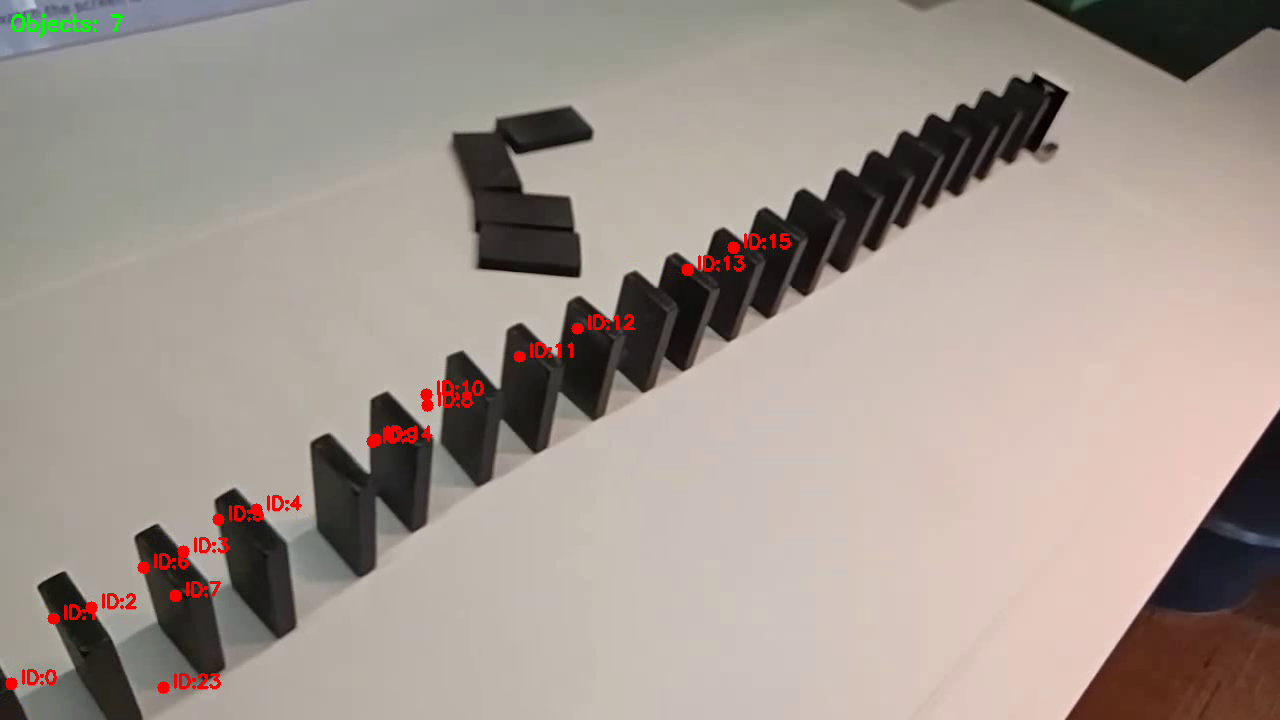
#> input picture frame 25 of Project-2-Motion-Detection/processed_video.mp4, 1280 x 720 px, given in place of output.mp4, which was not available
$ jupyter execute motion_detection_from_scratch.ipynb
#> lines starting #> are read from the running program, lines starting #| are printed output that depends on the picture; after the words box and inside, x2 and y2 are one past the last pixel; in counts of white or black regions, pixels touching at a corner belong together; pictures that were not available may be replaced by others from this repository, and a replacement may not be noted
[cell 1]
import cv2
import numpy as np
import math
import time
import matplotlib.pyplot as plt
import os
import random

OUTPUT_FOLDER = "tracking_results"
if not os.path.exists(OUTPUT_FOLDER):
    os.makedirs(OUTPUT_FOLDER)

# PART 1: MATH & PLOTTING

def euclidean_distance(p1, p2):
    return math.sqrt((p1[0] - p2[0])**2 + (p1[1] - p2[1])**2)

# [54 lines left out: functions from_scratch_derivatives, save_derivative_plot, not called in this run]

# PART 2: SIMPLE DBSCAN + ROBUST TRACKER

def dbscan_numpy(points, eps=10, min_samples=3):
    """Simple DBSCAN with RELAXED parameters for better detection"""
    if points.size == 0:
        return np.array([], dtype=int)

    N = points.shape[0]
    labels = -1 * np.ones(N, dtype=int)
    visited = np.zeros(N, dtype=bool)
    cluster_id = 0

    for i in range(N):
        if visited[i]:
            continue
        visited[i] = True

        diffs = points - points[i]
        dists2 = np.einsum('ij,ij->i', diffs, diffs)
        neighbors = np.where(dists2 <= eps * eps)[0]

        if neighbors.size < min_samples:
            labels[i] = -1
        else:
            labels[i] = cluster_id
            seeds = list(neighbors[neighbors != i].tolist())
            while seeds:
                current = seeds.pop()
                if not visited[current]:
                    visited[current] = True
                    diffs_c = points - points[current]
                    dists2_c = np.einsum('ij,ij->i', diffs_c, diffs_c)
                    nbrs_c = np.where(dists2_c <= eps * eps)[0]
                    if nbrs_c.size >= min_samples:
                        for n in nbrs_c:
                            if n not in seeds:
                                seeds.append(n)
                if labels[current] == -1:
                    labels[current] = cluster_id
            cluster_id += 1
    return labels

class RobustTracker:
    def __init__(self, blur_ksize, threshold_val, min_contour_area, max_track_distance, patience, dbscan_eps=10, dbscan_minpts=3, dbscan_sample_limit=5000):
        self.blur_ksize = blur_ksize
        self.threshold_val = threshold_val
        self.min_contour_area = min_contour_area
        self.max_track_distance = max_track_distance
        self.patience_limit = patience

        self.prev_frame_gray = None
        self.tracks = {}
        self.track_patience = {}
        self.next_track_id = 0
        self.frame_number = 0

        # RELAXED DBSCAN params
        self.dbscan_eps = dbscan_eps
        self.dbscan_minpts = dbscan_minpts
        self.dbscan_sample_limit = dbscan_sample_limit

    def _preprocess_frame(self, frame):
        gray = cv2.cvtColor(frame, cv2.COLOR_BGR2GRAY)
        blurred = cv2.GaussianBlur(gray, self.blur_ksize, 0)
        return blurred

    def _update_tracks(self, current_centroids):
        self.frame_number += 1

        if not self.tracks:
            for centroid in current_centroids:
                self.tracks[self.next_track_id] = [centroid]
                self.track_patience[self.next_track_id] = self.patience_limit
                self.next_track_id += 1
            return

        active_track_ids = list(self.tracks.keys())
        last_positions = [self.tracks[tid][-1] for tid in active_track_ids]

        matched_new_centroids = set()
        matched_track_ids = set()

        for idx, track_id in enumerate(active_track_ids):
            last_pos = last_positions[idx]

            best_dist = float('inf')
            best_centroid_idx = -1

            for i, centroid in enumerate(current_centroids):
                if i in matched_new_centroids:
                    continue

                dist = euclidean_distance(last_pos, centroid)
                if dist < best_dist:
                    best_dist = dist
                    best_centroid_idx = i

            if best_dist < self.max_track_distance and best_centroid_idx != -1:
                self.tracks[track_id].append(current_centroids[best_centroid_idx])
                self.track_patience[track_id] = self.patience_limit

                matched_new_centroids.add(best_centroid_idx)
                matched_track_ids.add(track_id)

        for track_id in active_track_ids:
            if track_id not in matched_track_ids:
                if track_id not in self.track_patience:
                     self.track_patience[track_id] = 0
                self.track_patience[track_id] -= 1

        for i, centroid in enumerate(current_centroids):
            if i not in matched_new_centroids:
                self.tracks[self.next_track_id] = [centroid]
                self.track_patience[self.next_track_id] = self.patience_limit
                self.next_track_id += 1

    def _draw_overlay(self, frame, num_objects, processing_time):
        cv2.putText(frame, f"Objects: {num_objects}", (10, 30),
                    cv2.FONT_HERSHEY_SIMPLEX, 0.7, (0, 255, 0), 2)

        for track_id, positions in self.tracks.items():
            if self.track_patience.get(track_id, 0) > 0:
                last_pos = positions[-1]
                cv2.circle(frame, last_pos, 6, (0, 0, 255), -1)
                cv2.putText(frame, f"ID:{track_id}", (last_pos[0]+10, last_pos[1]),
                            cv2.FONT_HERSHEY_SIMPLEX, 0.6, (0, 0, 255), 2)
        return frame

    def _detect_objects_via_dbscan(self, motion_mask):
        """Detect objects using DBSCAN clustering"""
        ys, xs = np.where(motion_mask > 0)
        if xs.size == 0:
            return []

        points = np.column_stack((xs, ys)).astype(np.float32)
        N = points.shape[0]

        # Sample if too many points
        if N > self.dbscan_sample_limit:
            idxs = np.random.choice(N, self.dbscan_sample_limit, replace=False)
            points_sampled = points[idxs]
            sampled_map = idxs
        else:
            points_sampled = points
            sampled_map = None

        labels_sampled = dbscan_numpy(points_sampled, eps=self.dbscan_eps, min_samples=self.dbscan_minpts)
        unique_labels = np.unique(labels_sampled)
        centroids = []

        for lbl in unique_labels:
            if lbl == -1:
                continue
            mask = labels_sampled == lbl
            cluster_points = points_sampled[mask]

            if sampled_map is not None:
                est_centroid = cluster_points.mean(axis=0)
                diffs_full = points - est_centroid
                d2_full = np.einsum('ij,ij->i', diffs_full, diffs_full)
                cluster_full_idx = np.where(d2_full <= (self.dbscan_eps * 1.5)**2)[0]
                area = cluster_full_idx.size
                if area < self.min_contour_area:
                    continue
                centroid = tuple(np.round(est_centroid).astype(int).tolist())
                centroids.append(centroid)
            else:
                area = cluster_points.shape[0]
                if area < self.min_contour_area:
                    continue
                centroid = tuple(np.round(cluster_points.mean(axis=0)).astype(int).tolist())
                centroids.append(centroid)

        return centroids

    def process_video(self, video_path, output_video_path):
#> called with video_path = 'output.mp4', output_video_path = 'processed_video.mp4'
        cap = cv2.VideoCapture(video_path)
        if not cap.isOpened():
            print("Error opening video")
            return None, 0

        fps = cap.get(cv2.CAP_PROP_FPS)
        width = int(cap.get(cv2.CAP_PROP_FRAME_WIDTH))
        height = int(cap.get(cv2.CAP_PROP_FRAME_HEIGHT))

        fourcc = cv2.VideoWriter_fourcc(*'mp4v')
        writer = cv2.VideoWriter(output_video_path, fourcc, fps, (width, height))

        # initialize previous frame BEFORE loop
        ret, first_frame = cap.read()
#> first_frame is the input picture: shape (720, 1280, 3); mean B, G, R 143.3, 151.1, 162.5
        if not ret:
            print("Cannot read first frame")
            return None, 0

        self.prev_frame_gray = self._preprocess_frame(first_frame)
        print(f"Video loaded: {width}x{height} @ {fps} fps")

        frame_count = 0
        while cap.isOpened():
            start_time = time.time()
            ret, frame = cap.read()
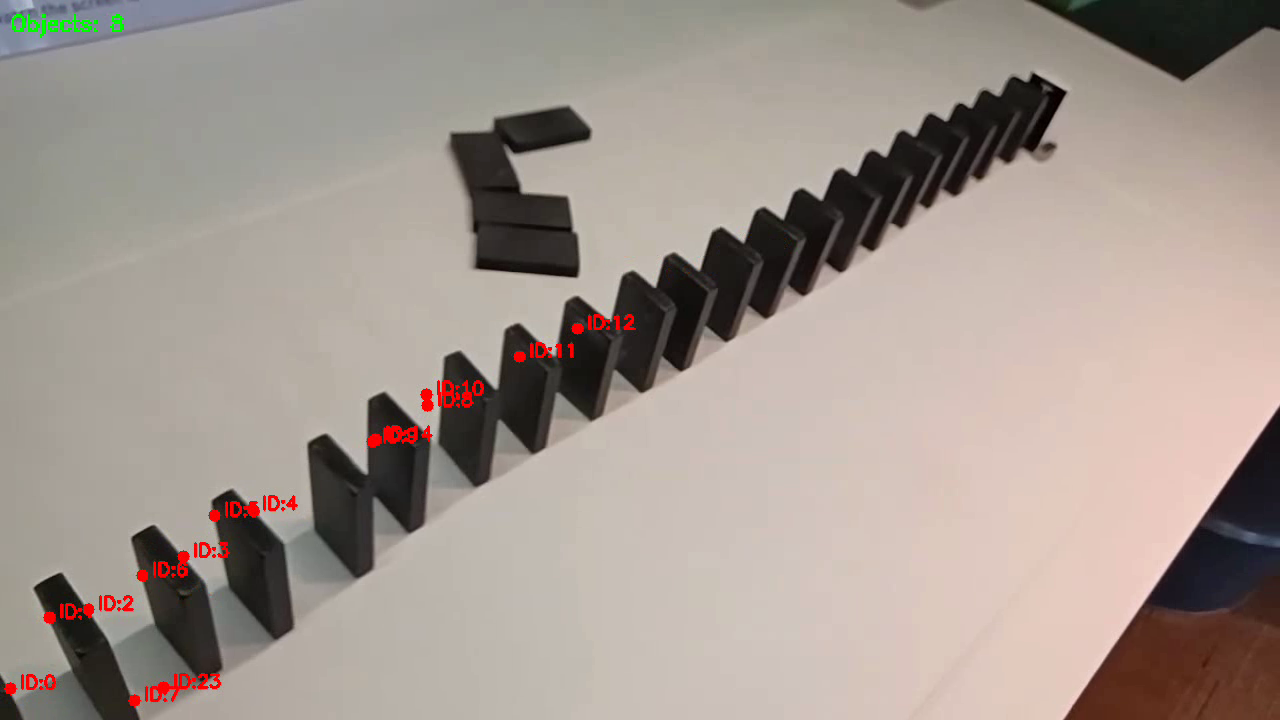
#> input picture frame 26 of Project-2-Motion-Detection/processed_video.mp4, 1280 x 720 px, given in place of output.mp4, which was not available
#> frame is the input picture: shape (720, 1280, 3); mean B, G, R 143.8, 151.5, 162.8
            if not ret:
                break

            frame_count += 1

            # Preprocess
            current_frame_gray = self._preprocess_frame(frame)

            # Motion detection
            diff_frame = cv2.absdiff(current_frame_gray, self.prev_frame_gray)
            _, motion_mask = cv2.threshold(diff_frame, self.threshold_val, 255, cv2.THRESH_BINARY)
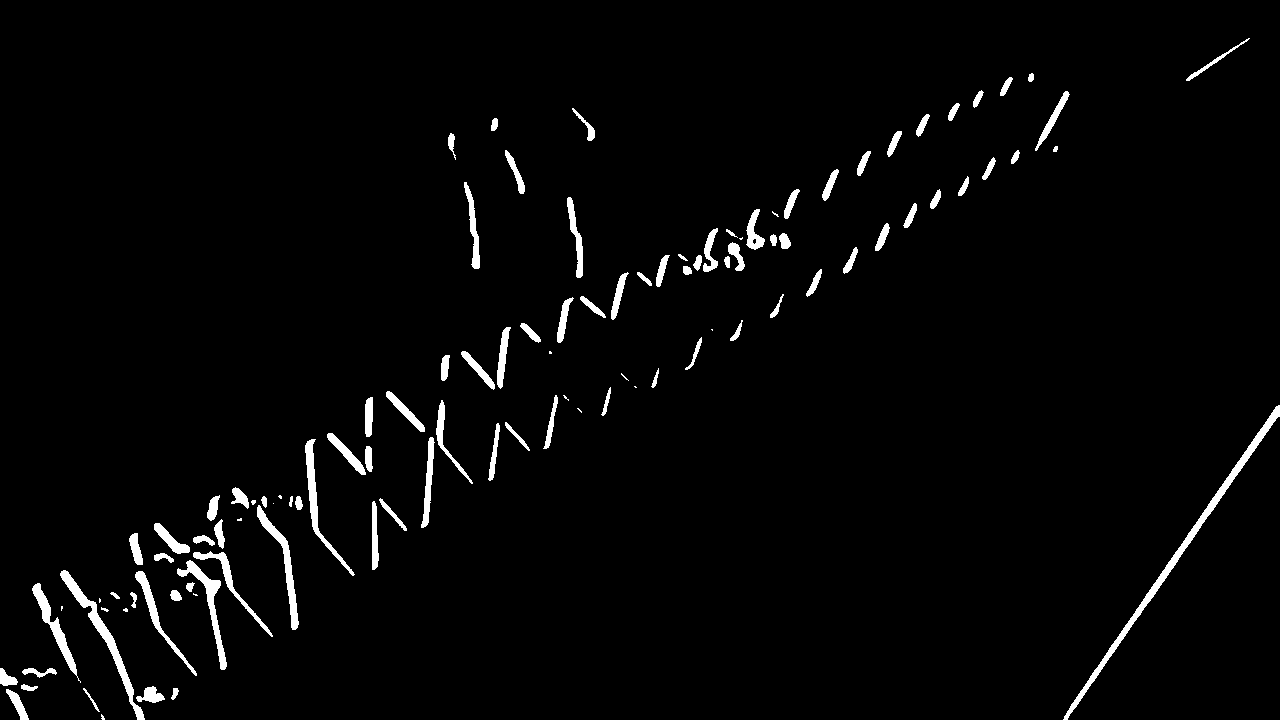
#> motion_mask: shape (720, 1280); 2.6% white; 108 white regions (17 under 20 px), largest, box (x1, y1, x2, y2) and area: (1063, 405, 1280, 720) 2416, (60, 570, 145, 720) 1362, (177, 560, 227, 670) 977

            # IMPROVED: Opening + Dilation
            kernel = np.ones((3, 3), np.uint8)
            motion_mask = cv2.morphologyEx(motion_mask, cv2.MORPH_OPEN, kernel, iterations=1)
#> motion_mask: shape (720, 1280); 2.5% white; 96 white regions (6 under 20 px), largest, box (x1, y1, x2, y2) and area: (1064, 405, 1280, 720) 2415, (60, 570, 145, 720) 1362, (177, 561, 227, 670) 972
            motion_mask = cv2.dilate(motion_mask, kernel, iterations=2)
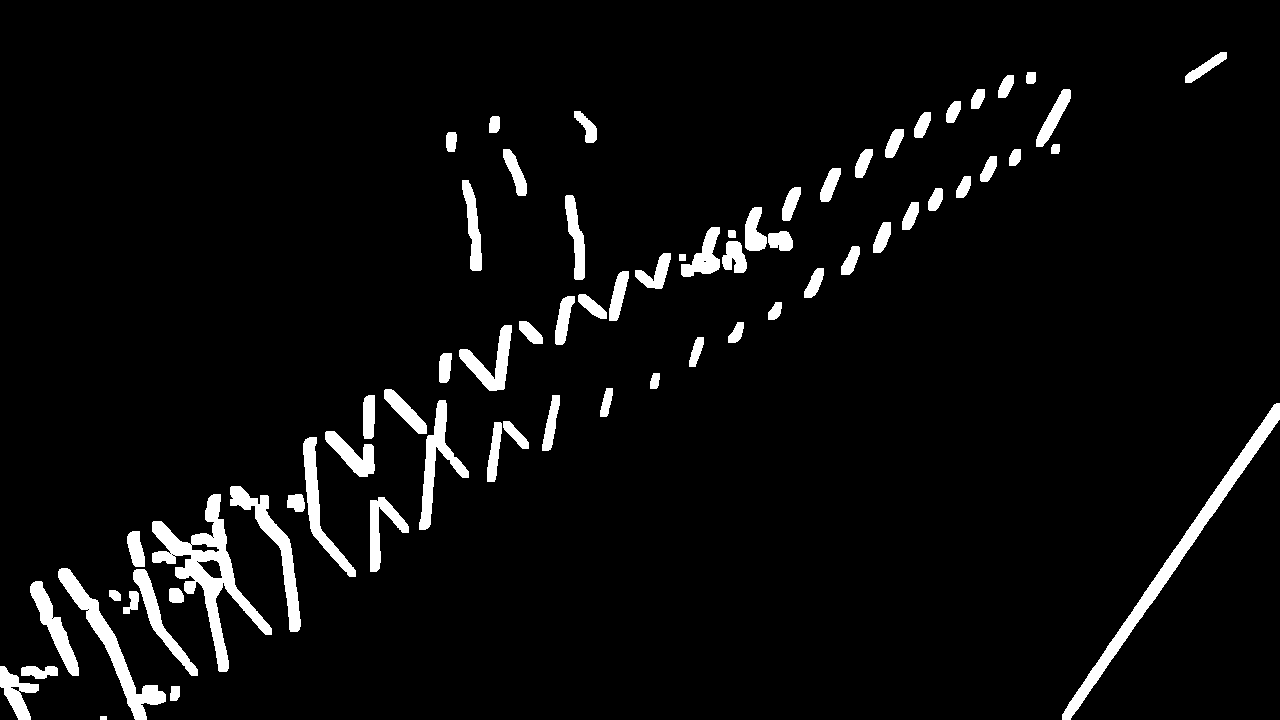
#> motion_mask: shape (720, 1280); 4.9% white; 68 white regions, largest, box (x1, y1, x2, y2) and area: (152, 494, 272, 672) 5021, (1062, 403, 1280, 720) 4507, (58, 568, 166, 720) 2771

            # Detect objects
            current_centroids = self._detect_objects_via_dbscan(motion_mask)
#> in _detect_objects_via_dbscan, `points = np.column_stack((xs, ys)).astype(np.float32)`: points = 45275 pairs, first value 0 to 1279, second value 52 to 719
#> in _detect_objects_via_dbscan, `points_sampled = points[idxs]`: points_sampled = 5000 pairs, first value 0 to 1279, second value 52 to 719
#> the loop in dbscan_numpy, `for i in range(N):` made 5000 passes
#> after the loop in dbscan_numpy, `for i in range(N):`: cluster_id = 45; labels = 5000 values, max 44 at index 477, min -1 at index 3324, mean 11.69
#> in _detect_objects_via_dbscan, `labels_sampled = dbscan_numpy(points_sampled, eps=self.dbscan_eps, min..`: labels_sampled has the same summary as labels in dbscan_numpy
#> in _detect_objects_via_dbscan, `unique_labels = np.unique(labels_sampled)`: unique_labels = 46 values from -1 to 44
#> the loop in _detect_objects_via_dbscan, `for lbl in unique_labels:` made 46 passes
#> (est_centroid, area, centroid) on passes 2 to 9: ([498.2, 355.4], 326, (498, 355)), ([679.1, 268.8], 260, (679, 269)), ([1173.3, 560.3], 360, (1173, 560)), ([275.1, 552.6], 236, (275, 553)), ([316.7, 508.2], 352, (317, 508)), ([515.2, 172], 322, (515, 172)), ([962.9, 186.8], 230, (963, 187)), ([205.3, 574.1], 432, (205, 574))
#> after the loop in _detect_objects_via_dbscan, `for lbl in unique_labels:`: centroids = 45 pairs, first value 37 to 1204, second value 67 to 659
#> current_centroids has the same summary as centroids in _detect_objects_via_dbscan

            # Update tracks
            self._update_tracks(current_centroids)
#> the loop in _update_tracks, `for centroid in current_centroids:` made 45 passes
#> centroid on passes 1 to 8: (498, 355), (679, 269), (1173, 560), (275, 553), (317, 508), (515, 172), (963, 187), (205, 574)
#> after the loop in _update_tracks, `for centroid in current_centroids:`: self.next_track_id = 45; self.track_patience = 45 items

            proc_ms = (time.time() - start_time) * 1000

            # Display
            display_frame = self._draw_overlay(frame, len(current_centroids), proc_ms)
#> the loop in _draw_overlay, `for track_id, positions in self.tracks.items():` made 45 passes
#> after the loop in _draw_overlay, `for track_id, positions in self.tracks.items():`:
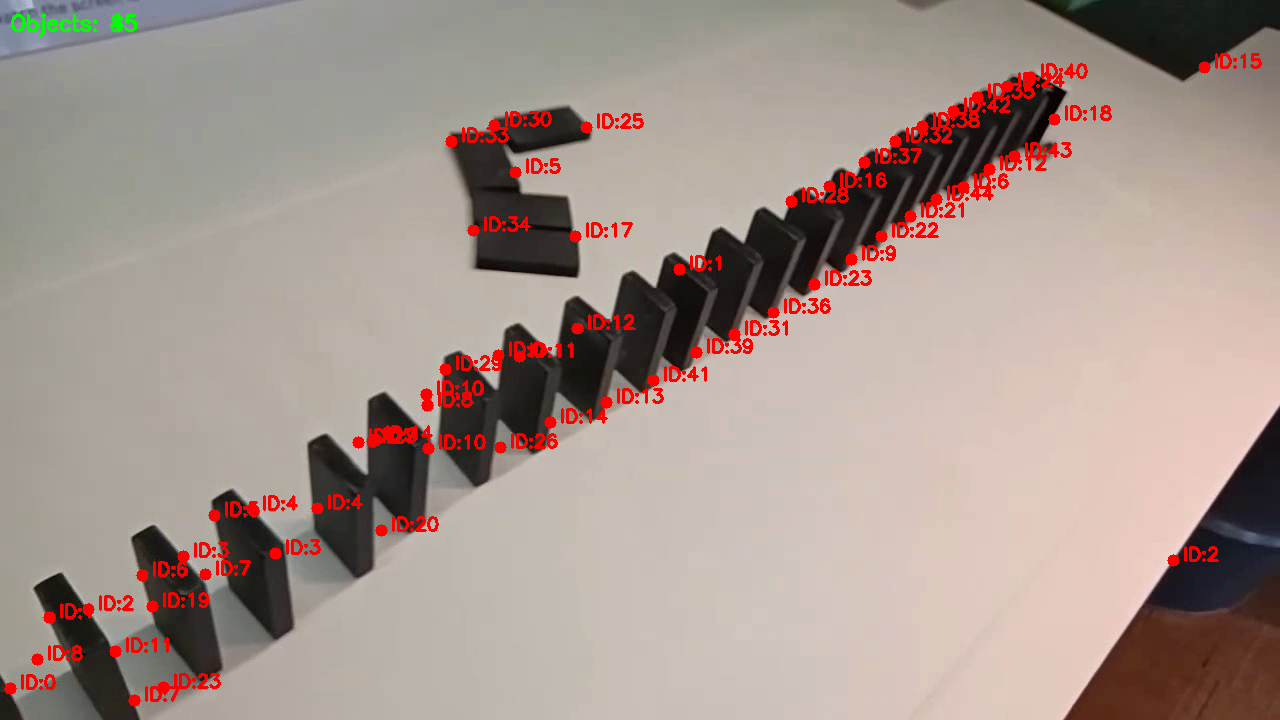
#> frame: shape (720, 1280, 3); mean B, G, R 141.5, 149.3, 165.8
            writer.write(display_frame)
            cv2.imshow("Robust Tracking (DBSCAN)", display_frame)

            self.prev_frame_gray = current_frame_gray

            if frame_count % 30 == 0:
                print(f"Processed {frame_count} frames, detected {len(current_centroids)} objects")

            if cv2.waitKey(1) & 0xFF == ord('q'):
#> (key q is pressed here)
                break

        writer.release()
        cap.release()
        cv2.destroyAllWindows()
        cv2.waitKey(1)

        print(f"\nTotal frames processed: {frame_count}")
        print(f"Total tracks created: {self.next_track_id}")
#| Total tracks created: 45

        return self.tracks, fps

    def analyze_tracks_wrapper(self, fps):
        print("\n--- Post-Processing Analysis ---")
        count = 0
        for track_id, positions in self.tracks.items():
            if len(positions) < 30:
                continue

            s, a, j, s4 = from_scratch_derivatives(positions, fps)
            save_derivative_plot(track_id, s, a, j, s4, fps)
            count += 1

        if count == 0:
            print("No long tracks found. Try adjusting parameters.")
        else:
            print(f"Analyzed {count} tracks")

if __name__ == "__main__":
    # RELAXED PARAMETERS for better detection
    tracker = RobustTracker(
        blur_ksize=(15, 15),
        threshold_val=20,           # LOWERED from 25
        min_contour_area=50,        # LOWERED from 200
        max_track_distance=150,
        patience=15,
        dbscan_eps=10,              # INCREASED from 4
        dbscan_minpts=3,            # LOWERED from 8
        dbscan_sample_limit=5000
    )

    tracks, video_fps = tracker.process_video('output.mp4', 'processed_video.mp4')
#> tracks = 45 items; video_fps = 29.77

    if tracks:
        tracker.analyze_tracks_wrapper(video_fps)
#> the loop in analyze_tracks_wrapper, `for track_id, positions in self.tracks.items():` made 45 passes
#> after the loop in analyze_tracks_wrapper, `for track_id, positions in self.tracks.items():`: count = 0
    else:
        print("No tracks found. Check your video file.")
